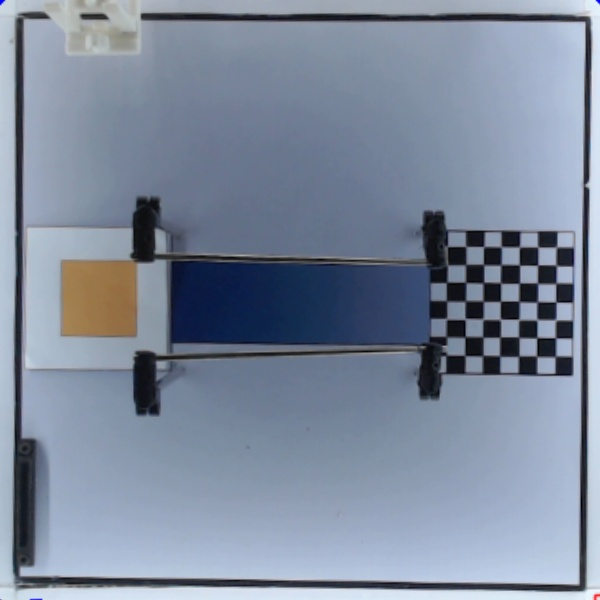
#> input picture flip_img/picture13.jpg, 600 x 600 px, given in place of skel.jpg, which was not available
$ python img_procressing.py
#> lines starting #> are read from the running program, lines starting #| are printed output that depends on the picture; pictures that were not available may be replaced by others from this repository, and a replacement may not be noted
import cv2
import numpy as np
import glob
from skimage.morphology import skeletonize
import matplotlib.pyplot as plt
import time
import serial
import cv2.aruco as aruco


# [56 lines left out: function get_map, not called in this run]
def nothing(x):
    pass

# [49 lines left out: functions crop, preparing_img, not called in this run]

def prepaing_template():
    card = cv2.imread('card/card.jpg')
    crop(card)
    # cv2.imshow('card', card)

# [97 lines left out: functions edge_detection, polygon_detection_show, not called in this run]

            # return center_of_symbol
def polygon_detection():
    # img ต้องเป็น gray
    img = cv2.imread('map.jpg', 0)
    img_c = cv2.imread('map.jpg')
    template = cv2.imread('template.jpg', 0)
    black = cv2.imread('map.jpg', 0)*0
    w, h = template.shape[::-1]
    res = cv2.matchTemplate(img, template, cv2.TM_CCOEFF_NORMED)
    threshold = 0.65
    loc = np.where(res >= threshold)
    for i in zip(*loc[::-1]):
        cv2.rectangle(img_c, i, (i[0] + w, i[1] + h), (0, 0, 255), 1)
        cv2.putText(img_c, "Triangle", (i[0], i[1]), cv2.FONT_HERSHEY_SIMPLEX, 0.5, (0, 0, 255), 2)
        cv2.putText(img_c, "({}, {})".format(i[0] + int(w/2), i[1] + int(h/2)), (i[0], i[1]+100), cv2.FONT_HERSHEY_SIMPLEX, 0.5, (0, 0, 255), 2)
        cv2.circle(img_c, (i[0] + int(w/2), i[1] + int(h/2)), 1, (0, 0, 255), -1)
        cv2.rectangle(black, i, (i[0] + w, i[1] + h), 255, 1)
    cont, _ = cv2.findContours(black, cv2.RETR_EXTERNAL, cv2.CHAIN_APPROX_SIMPLE)
    for i in cont:
        M = cv2.moments(i)
        if M["m00"] != 0:
            cX = int(M["m10"] / M["m00"])
            cY = int(M["m01"] / M["m00"])
            cv2.circle(black, (cX, cY), 3, 255, -1)

            center_of_symbol = (cX, cY)
    # cv2.imshow('polygon', img_c)
    # cv2.imshow('polygon_black', black)

            return center_of_symbol
# [26 lines left out: functions detect_chess_show, detect_chess, not called in this run]

def color_detection_show():
    skel = cv2.imread('skel.jpg',0)
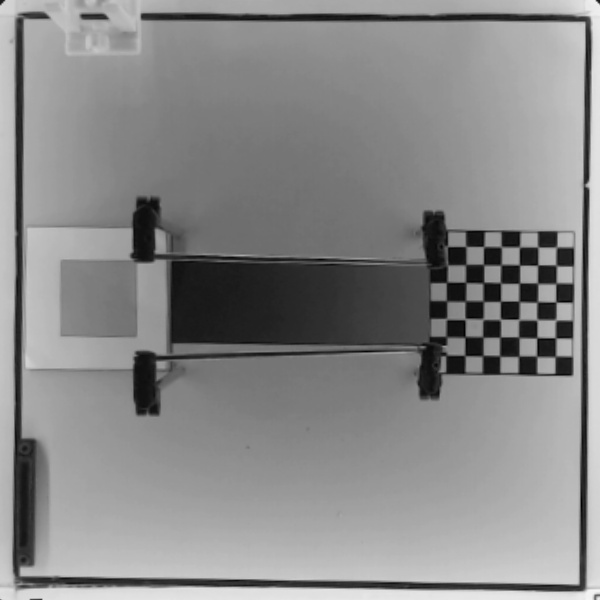
#> skel: shape (600, 600); min 2, max 245, mean 136.8
    img = cv2.imread('map.jpg',0)
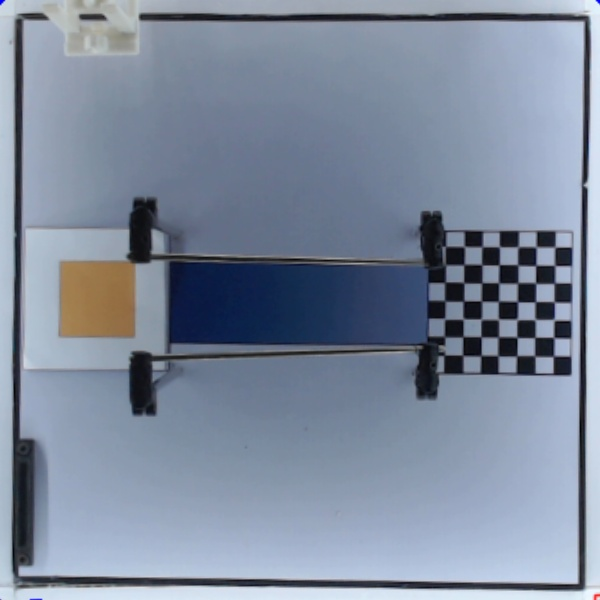
#> input picture flip_img/picture14.jpg, 600 x 600 px, given in place of map.jpg, which was not available
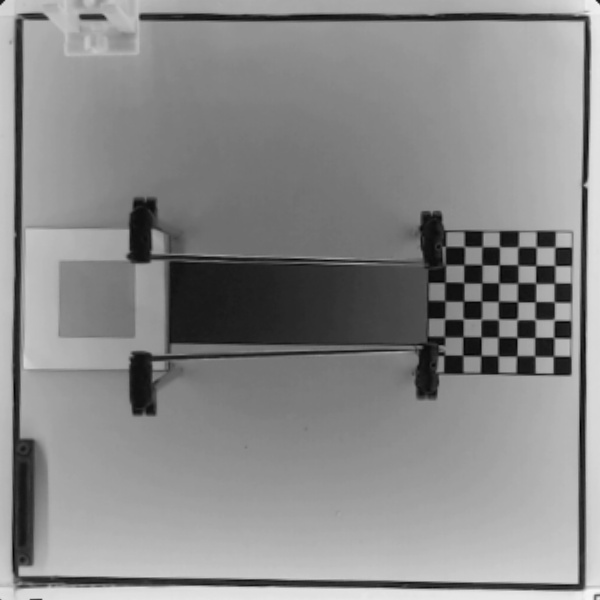
#> img: shape (600, 600); min 5, max 246, mean 137.1
    img = cv2.fastNlMeansDenoising(img, None, 10, 7, 21)
    img_b = cv2.imread('map.jpg',0)*0
#> img_b: shape (600, 600); every value is 0
    allpath = cv2.imread('map.jpg', 0) *0
    img_c = cv2.imread('map.jpg')
#> img_c is the input picture: shape (600, 600, 3); mean B, G, R 157.2, 138.4, 126.6
    img_path = cv2.imread('fill.jpg',0)
    img_c = cv2.fastNlMeansDenoisingColored(img_c, None, 10, 10, 7, 21)

    center_of_symbols = polygon_detection()
    center_of_chess = detect_chess()

    x_list = []
    y_list = []
    x_path = []
    y_path = []
    x_discrete = []
    y_discrete = []
    x_real = []
    y_real = []
    z_list = []
    z_color = []

    for i in range(len(skel)):
        for j in range(len(skel)):
            if skel[i][j] == 255:
                x_list.append(i)
                y_list.append(j)
    x_list = sorted(x_list)
    y_list = sorted(y_list)
    cv2.line(allpath, center_of_symbols, (int(min(y_list)), int(min(x_list))), 255, 1)
    cv2.line(allpath, (int(min(y_list)), int(min(x_list))), (int(max(y_list)), int(max(x_list))), 255, 1)
    cv2.line(allpath, (int(max(y_list)), int(max(x_list))), center_of_chess, 255, 1)

    cv2.imshow('all path', allpath)
    path = cv2.bitwise_and(allpath, img_path)
    cv2.imshow('path', path)


    for i in range(len(path)):
        for j in range(len(path)):
            if path[i][j] == 255:
                x_path.append(i)
                y_path.append(j)
    for i in range(len(x_path)):
        if i % 30 == 0:
            x_discrete.append(x_path[i])
            y_discrete.append(y_path[i])
        else:
            pass
    #########
    #########
    for i in range(len(x_discrete)):
        z1 = img[x_discrete[i],y_discrete[i]]
        z2 = (20-(img[x_discrete[i],y_discrete[i]]*10/255))
        z_color.append(z1)
        z_list.append(z2)


    for i in range(len(z_color)):
        cv2.circle(img_b, (int(y_discrete[i]), int(x_discrete[i])), 3, (int(z_color[i])), -1)

    for i in range(len(x_discrete)):
        cv2.circle(img_c, (int(y_discrete[i]), int(x_discrete[i])), 3, (0, 255, 0), -1)

    for i in range(len(z_color)):
        if z_color[i] >= 135:
            z_color[i] = z_color[i+1]
            z_list[i] = z_list[i+1]
    cv2.circle(img_c, center_of_symbols, 3, (0, 0, 255), -1)
    cv2.circle(img_c, center_of_chess, 3, (0, 0, 255), -1)


    z_start_c = z_color[0]

    z_end_c = z_color[-1]

    z_start = (20 - (z_start_c * 10 / 255))
    z_end = (20 - (z_end_c * 10 / 255))

    cv2.circle(img_b, center_of_symbols, 3, int(z_start_c), -1)
    cv2.circle(img_b, center_of_chess, 3, int(z_end_c), -1)

    # [6 lines of commented-out code are left out]


    for i in range(len(x_discrete)):
        x_real.append(int(x_discrete[i]/img.shape[0]*400))
        y_real.append(int(y_discrete[i]/img.shape[1]*400))

    x_start = int(center_of_symbols[1]/img.shape[0]*400)
    y_start = int(center_of_symbols[0]/img.shape[1]*400)
    x_end = int(center_of_chess[1]/img.shape[0]*400)
    y_end = int(center_of_chess[0]/img.shape[1]*400)

    print(int(center_of_symbols[1]/img.shape[0]*400))
    print(int(center_of_symbols[0]/img.shape[1]*400))
    print(x_real)
    print(y_real)
    print(int(center_of_chess[1]/img.shape[0]*400))
    print(int(center_of_chess[0]/img.shape[1]*400))
    cv2.imshow('test_Path', img_c)
    cv2.imshow('intensity', img_b)


    for i in range(len(z_list)):  # จำนวนตัวในarray
        plt.figure()
        ax = plt.axes(projection='3d')
        ax.scatter3D(x_discrete, y_discrete, z_list)  # เซ็ตพิกัดแกนx,y,zในarray
        plt.show()

# [95 lines left out: function color_detection, not called in this run]


# preparing_img()
# prepaing_template()
# print(color_detection())
#> (the run stopped early here; a loop or call above may not have finished)
